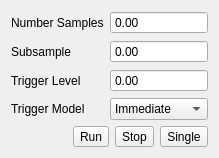
<?xml version="1.0" encoding="UTF-8"?>
<ui version="4.0">
 <class>Form</class>
 <widget class="QWidget" name="Form">
  <property name="geometry">
   <rect>
    <x>0</x>
    <y>0</y>
    <width>185</width>
    <height>150</height>
   </rect>
  </property>
  <property name="windowTitle">
   <string>Form</string>
  </property>
  <layout class="QGridLayout" name="gridLayout">
   <item row="4" column="0" colspan="2">
    <layout class="QHBoxLayout" name="horizontalLayout">
     <item>
      <spacer name="horizontalSpacer">
       <property name="orientation">
        <enum>Qt::Horizontal</enum>
       </property>
       <property name="sizeHint" stdset="0">
        <size>
         <width>40</width>
         <height>20</height>
        </size>
       </property>
      </spacer>
     </item>
     <item>
      <widget class="QToolButton" name="toolButton">
       <property name="text">
        <string>Run</string>
       </property>
      </widget>
     </item>
     <item>
      <widget class="QToolButton" name="toolButton_2">
       <property name="text">
        <string>Stop</string>
       </property>
      </widget>
     </item>
     <item>
      <widget class="QToolButton" name="toolButton_3">
       <property name="text">
        <string>Single</string>
       </property>
      </widget>
     </item>
    </layout>
   </item>
   <item row="3" column="1">
    <widget class="QComboBox" name="comboBox">
     <property name="sizePolicy">
      <sizepolicy hsizetype="MinimumExpanding" vsizetype="Fixed">
       <horstretch>0</horstretch>
       <verstretch>0</verstretch>
      </sizepolicy>
     </property>
     <item>
      <property name="text">
       <string>Immediate</string>
      </property>
     </item>
     <item>
      <property name="text">
       <string>Rising edge</string>
      </property>
     </item>
     <item>
      <property name="text">
       <string>Falling edge</string>
      </property>
     </item>
    </widget>
   </item>
   <item row="3" column="0">
    <widget class="QLabel" name="label_4">
     <property name="text">
      <string>Trigger Model</string>
     </property>
    </widget>
   </item>
   <item row="2" column="1">
    <widget class="MagnitudeSpinBox" name="doubleSpinBox_3">
     <property name="sizePolicy">
      <sizepolicy hsizetype="MinimumExpanding" vsizetype="Fixed">
       <horstretch>0</horstretch>
       <verstretch>0</verstretch>
      </sizepolicy>
     </property>
     <property name="buttonSymbols">
      <enum>QAbstractSpinBox::NoButtons</enum>
     </property>
     <property name="minimum">
      <double>-10.000000000000000</double>
     </property>
     <property name="maximum">
      <double>10.000000000000000</double>
     </property>
    </widget>
   </item>
   <item row="2" column="0">
    <widget class="QLabel" name="label_3">
     <property name="text">
      <string>Trigger Level</string>
     </property>
    </widget>
   </item>
   <item row="1" column="1">
    <widget class="MagnitudeSpinBox" name="doubleSpinBox_2">
     <property name="sizePolicy">
      <sizepolicy hsizetype="MinimumExpanding" vsizetype="Fixed">
       <horstretch>0</horstretch>
       <verstretch>0</verstretch>
      </sizepolicy>
     </property>
     <property name="buttonSymbols">
      <enum>QAbstractSpinBox::NoButtons</enum>
     </property>
     <property name="maximum">
      <double>10000.000000000000000</double>
     </property>
    </widget>
   </item>
   <item row="1" column="0">
    <widget class="QLabel" name="label_2">
     <property name="text">
      <string>Subsample</string>
     </property>
    </widget>
   </item>
   <item row="0" column="1">
    <widget class="MagnitudeSpinBox" name="doubleSpinBox">
     <property name="sizePolicy">
      <sizepolicy hsizetype="MinimumExpanding" vsizetype="Fixed">
       <horstretch>0</horstretch>
       <verstretch>0</verstretch>
      </sizepolicy>
     </property>
     <property name="buttonSymbols">
      <enum>QAbstractSpinBox::NoButtons</enum>
     </property>
     <property name="maximum">
      <double>10000.000000000000000</double>
     </property>
    </widget>
   </item>
   <item row="0" column="0">
    <widget class="QLabel" name="label">
     <property name="text">
      <string>Number Samples</string>
     </property>
    </widget>
   </item>
   <item row="5" column="0">
    <spacer name="verticalSpacer">
     <property name="orientation">
      <enum>Qt::Vertical</enum>
     </property>
     <property name="sizeHint" stdset="0">
      <size>
       <width>20</width>
       <height>40</height>
      </size>
     </property>
    </spacer>
   </item>
  </layout>
 </widget>
 <customwidgets>
  <customwidget>
   <class>MagnitudeSpinBox</class>
   <extends>QDoubleSpinBox</extends>
   <header>MagnitudeSpinBox</header>
  </customwidget>
 </customwidgets>
 <resources/>
 <connections/>
</ui>
